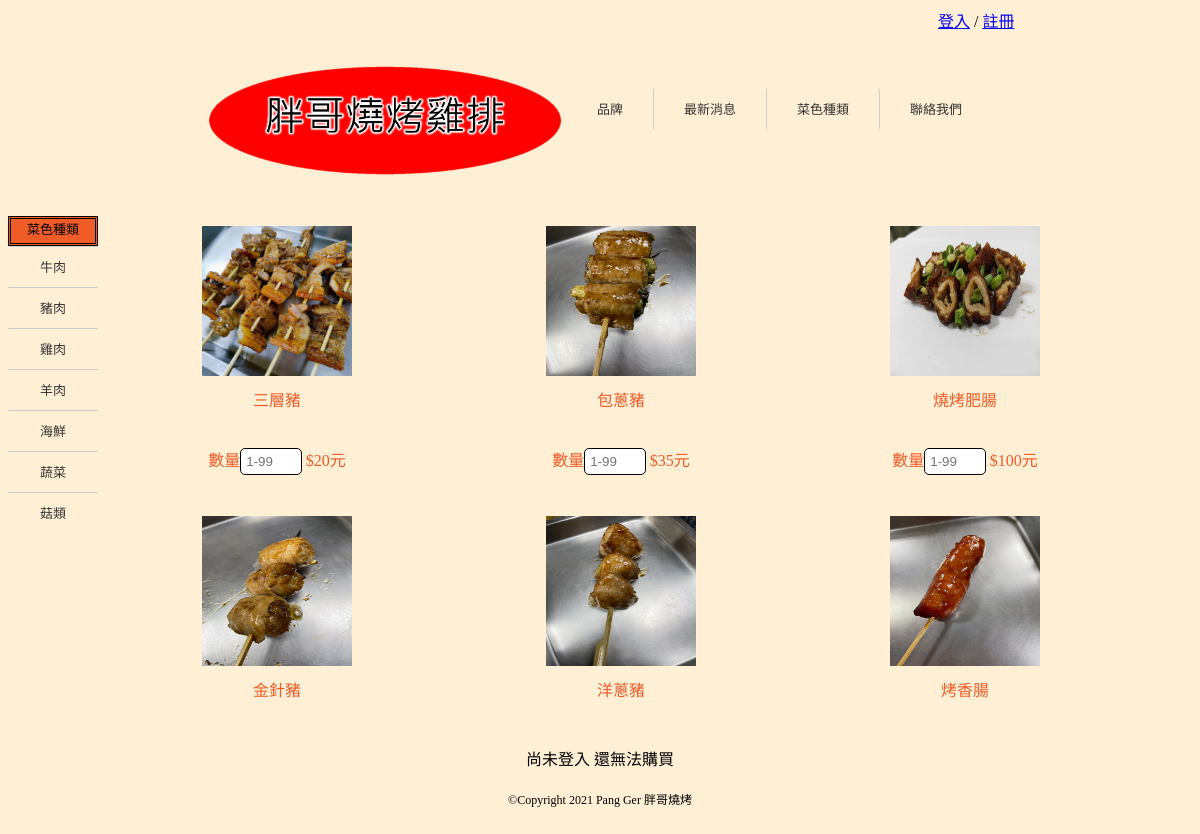
Page /dish/pig/ on the committed database.
### myapp/models.py (models this page shows, shortened)
class pigview(models.Model):
    salename = models.CharField(max_length=20)
    saleprice = models.IntegerField(default=0)
    imgname = models.CharField(max_length=20)

### myapp/views.py (the view, shortened to what this page needs)
# urls.py: url(r'^dish/pig/$',views.pig),
def pig(request):
    pigs = models.pigview.objects.all()
    now=datetime.now()
    return render(request,"dish/pig.html",locals())

### templates/dish/pig.html (shortened to what this page needs)
{% extends "dish/dish_base.html" %}
{% load static %}
{% block content_dish %}
    {% for pig in pigs %}
        <div class="food">
            <img src="/static/images/豬/{{ pig.imgname }}.jpg"/>
            <font id='sales'>{{ pig.salename }}</font>
            <div>
                <font>數量</font><input type="number" name="number" onchange="count()" id='ex-1' placeholder="1-99">
                $<font id="saleprice" name="num">{{ pig.saleprice }}</font>元
            </div>
        </div>
    {% endfor %}
{% endblock %}

### static/css/main_style.css (style rules this page uses)
html { -webkit-text-size-adjust: none; text-size-adjust: none; }

### static/css/style2.css (style rules this page uses)
.food { width:30%; display: flex; flex-direction: column; align-items: center; }
.food div input { width: 19%; }
.item div { margin: 10px; height: 40%; color: #ef5c28; text-align: center; float: left; }
.item div img { width: 150px; height: 150px; }
.item div div { width: 100% }
input[type="number"] { padding: 5px 5px; border: 1px black solid; cursor: pointer; -webkit-border-radius: 5px; border-radius: 5px; width: 40px; height: 100%; }

### rows in the picture
pigview: shows a picture, salename "三層豬", saleprice "20"
pigview: shows a picture, salename "包蔥豬", saleprice "35"
pigview: shows a picture, salename "燒烤肥腸", saleprice "100"
pigview: shows a picture, salename "金針豬"
pigview: shows a picture, salename "洋蔥豬"
pigview: shows a picture, salename "烤香腸"
